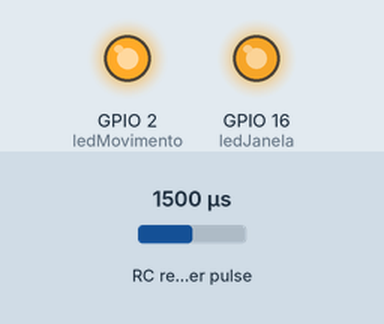
Recording of a program running on a simulated ESP8266 (NodeMCU). Parts: output pins drawn as LEDs (lit = HIGH). Wiring (inferred from the names in the program): RC receiver channel: data GPIO 12. The inputs (shaded band) are chosen by the test bench; at power-on: RC receiver pulse 1500 µs. WiFi joins after 1.5 s; servers stay silent unless stated; network time is answered at once with the bench clock; the local clock reads 2024-03-15 10:24:30 at power-on unless the program sets it; what the program prints to the serial monitor is not drawn.

Above: at 2.7 s.
2.8 s: RC receiver pulse (sensor on GPIO 12) set to 1020 µs
Timing chart, 0 to 5.8 s (numbered marks = the images above; inputs shaded):
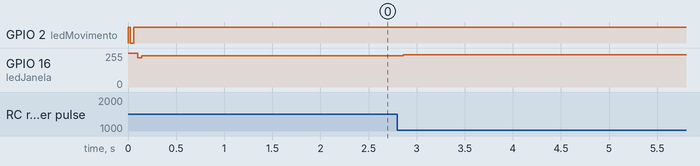

The program:

main.cpp
```cpp
#include <NTPClient.h>
#include <WiFiUDP.h>
#include <ESP8266WiFi.h>

WiFiUDP udp;
NTPClient ntp(udp, "0.br.pool.ntp.org", -3 * 3600, 60000);

const char* ssid = "Montalvao_2.4";
const char* senha = "20071990";

const char* horaAbrir = "19:11:15";
const char* horaFechar = "19:11:00";

const byte ledMovimento = 2;
const byte ledJanela = 16;
const byte chave = 12;

String horario;

void ICACHE_RAM_ATTR ativarSensor();

void setup()
{
   Serial.begin(9600);

   pinMode(chave, INPUT);
   pinMode(ledJanela, OUTPUT);
   pinMode(ledMovimento, OUTPUT);
   digitalWrite(ledJanela, HIGH);
   digitalWrite(ledMovimento, HIGH);
   attachInterrupt(digitalPinToInterrupt(chave),ativarSensor,CHANGE);

   WiFi.mode(WIFI_STA);
   WiFi.begin(ssid, senha);
   Serial.print("Conecnato a rede: ");
   Serial.println(ssid);
   while(WiFi.status() != WL_CONNECTED){
      Serial.print(".");
      delay(500);
   }
   Serial.println("\nConectado com sucesso");

   ntp.begin();

   Serial.print("\nAguardadndo sincronização");
   while(!ntp.update()){
      Serial.print(".");
      ntp.forceUpdate();
      delay(500);
   }
   Serial.println("\nHorário sincronizado");
}

//simula o movimento de abrir a janela com o sinal do sensor de chuvar
void movimentoAbrir() {
   digitalWrite(ledMovimento, LOW);
   digitalWrite(ledJanela, HIGH);
   digitalWrite(ledMovimento, HIGH);
}

//simula o movimento de fechar a janela com o sinal do sensor de chuvar
void movimentoFechar() {
   digitalWrite(ledMovimento, LOW);
   digitalWrite(ledJanela, LOW);
   digitalWrite(ledMovimento, HIGH);
}

void ICACHE_RAM_ATTR ativarSensor() {
   if(digitalRead(chave) == LOW) {
      if(digitalRead(ledJanela) == LOW)
         movimentoAbrir();
   }

   if(digitalRead(chave) == HIGH) {
      if(digitalRead(ledJanela) == HIGH)
         movimentoFechar();
   }
}

void loop() {
   horario = ntp.getFormattedTime();
   Serial.println(horario);

   if(horario == horaFechar) {
      if(digitalRead(ledJanela) == HIGH){
         movimentoFechar();
      }
   }

   if (horario == horaAbrir) {
      if(digitalRead(chave) == LOW) {
         if(digitalRead(ledJanela) == LOW){
            movimentoAbrir();
         }
      }
   }

   delay(1000);
}
```

Measured:
- after the input at 2.8 s, GPIO 16 (ledJanela): 236/255 → 242/255 after 0.06 s
